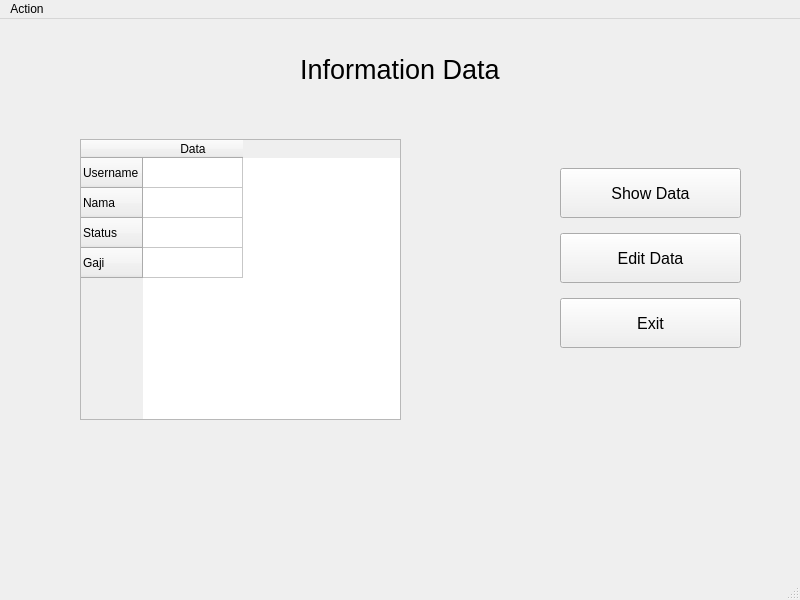
<?xml version="1.0" encoding="UTF-8"?>
<ui version="4.0">
 <class>MainWindow</class>
 <widget class="QMainWindow" name="MainWindow">
  <property name="geometry">
   <rect>
    <x>0</x>
    <y>0</y>
    <width>800</width>
    <height>600</height>
   </rect>
  </property>
  <property name="windowTitle">
   <string>MainWindow</string>
  </property>
  <widget class="QWidget" name="centralwidget">
   <widget class="QLabel" name="label">
    <property name="geometry">
     <rect>
      <x>300</x>
      <y>30</y>
      <width>201</width>
      <height>41</height>
     </rect>
    </property>
    <property name="font">
     <font>
      <pointsize>20</pointsize>
     </font>
    </property>
    <property name="text">
     <string>Information Data</string>
    </property>
   </widget>
   <widget class="QWidget" name="verticalLayoutWidget">
    <property name="geometry">
     <rect>
      <x>80</x>
      <y>120</y>
      <width>321</width>
      <height>281</height>
     </rect>
    </property>
    <layout class="QVBoxLayout" name="verticalLayout">
     <item>
      <widget class="QTableWidget" name="tableWidget">
       <property name="layoutDirection">
        <enum>Qt::LeftToRight</enum>
       </property>
       <property name="rowCount">
        <number>4</number>
       </property>
       <property name="columnCount">
        <number>1</number>
       </property>
       <row>
        <property name="text">
         <string>Username</string>
        </property>
       </row>
       <row>
        <property name="text">
         <string>Nama</string>
        </property>
       </row>
       <row>
        <property name="text">
         <string>Status</string>
        </property>
       </row>
       <row>
        <property name="text">
         <string>Gaji</string>
        </property>
       </row>
       <column>
        <property name="text">
         <string>Data</string>
        </property>
       </column>
      </widget>
     </item>
    </layout>
   </widget>
   <widget class="QWidget" name="verticalLayoutWidget_2">
    <property name="geometry">
     <rect>
      <x>560</x>
      <y>140</y>
      <width>181</width>
      <height>201</height>
     </rect>
    </property>
    <layout class="QVBoxLayout" name="verticalLayout_2">
     <item>
      <widget class="QPushButton" name="btn_show">
       <property name="maximumSize">
        <size>
         <width>16777215</width>
         <height>50</height>
        </size>
       </property>
       <property name="font">
        <font>
         <pointsize>12</pointsize>
        </font>
       </property>
       <property name="text">
        <string>Show Data</string>
       </property>
      </widget>
     </item>
     <item>
      <widget class="QPushButton" name="btn_edit">
       <property name="maximumSize">
        <size>
         <width>16777215</width>
         <height>50</height>
        </size>
       </property>
       <property name="font">
        <font>
         <pointsize>12</pointsize>
        </font>
       </property>
       <property name="text">
        <string>Edit Data</string>
       </property>
      </widget>
     </item>
     <item>
      <widget class="QPushButton" name="pushButton">
       <property name="maximumSize">
        <size>
         <width>16777215</width>
         <height>50</height>
        </size>
       </property>
       <property name="font">
        <font>
         <pointsize>12</pointsize>
        </font>
       </property>
       <property name="text">
        <string>Exit</string>
       </property>
      </widget>
     </item>
    </layout>
   </widget>
  </widget>
  <widget class="QMenuBar" name="menubar">
   <property name="geometry">
    <rect>
     <x>0</x>
     <y>0</y>
     <width>800</width>
     <height>21</height>
    </rect>
   </property>
   <widget class="QMenu" name="menuAction">
    <property name="title">
     <string>Action</string>
    </property>
    <addaction name="actionLogout"/>
    <addaction name="actionExit"/>
   </widget>
   <addaction name="menuAction"/>
  </widget>
  <widget class="QStatusBar" name="statusbar"/>
  <action name="actionLogout">
   <property name="text">
    <string>Logout</string>
   </property>
  </action>
  <action name="actionExit">
   <property name="text">
    <string>Exit</string>
   </property>
  </action>
 </widget>
 <resources/>
 <connections/>
</ui>
